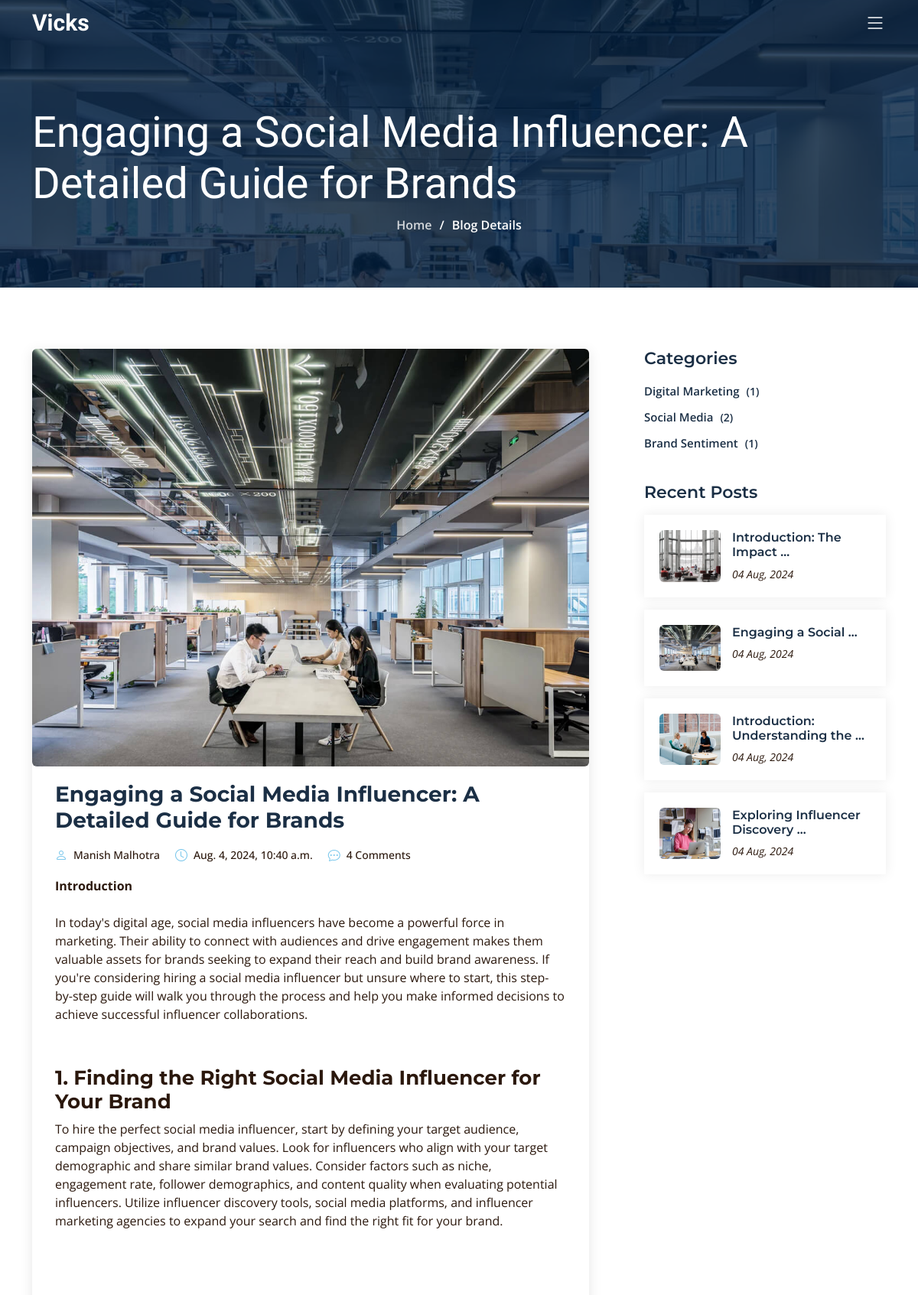
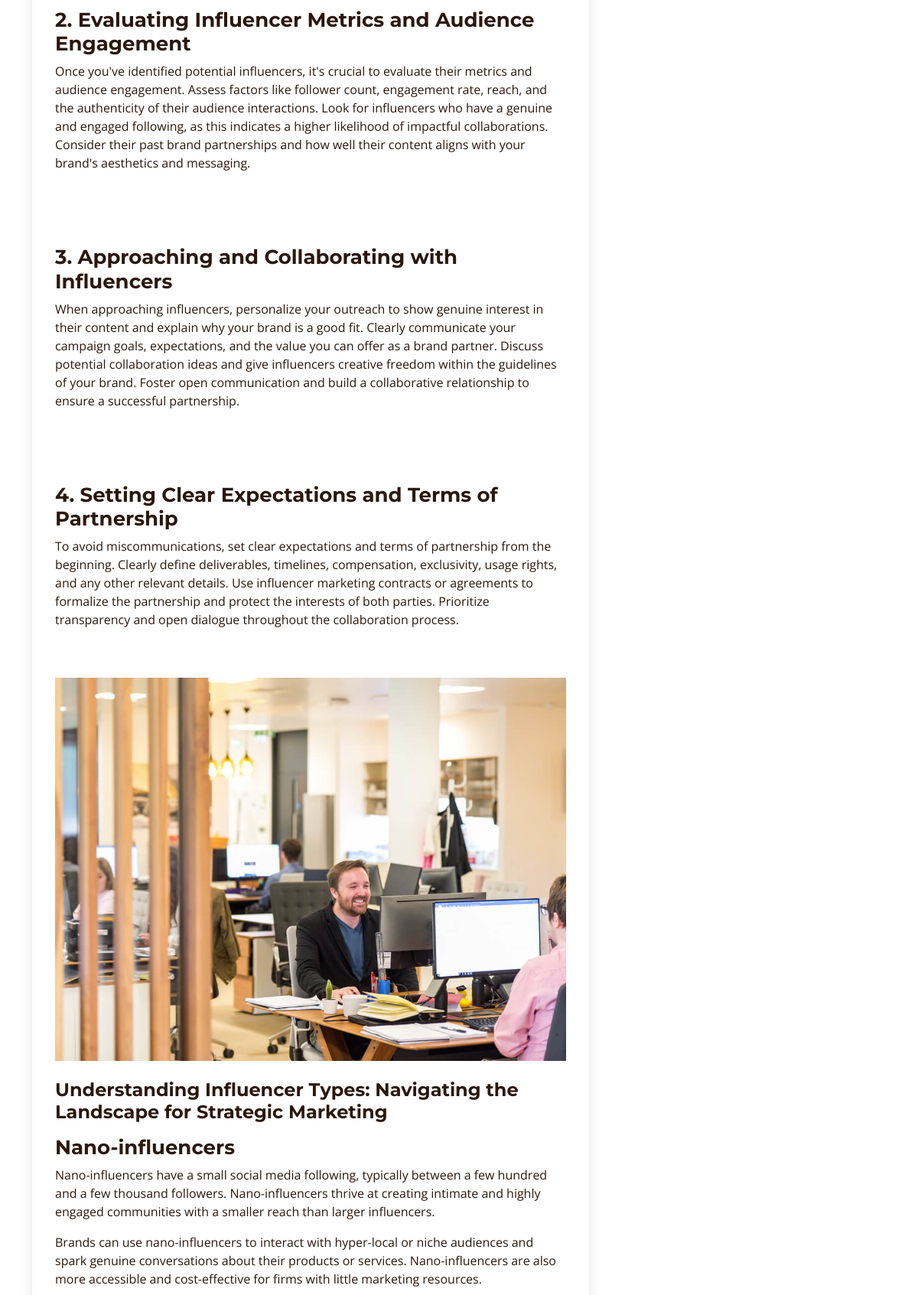
Page /blogs/engaging-a-social-media-influencer-a-detailed-guide-for-brands/ (upper part) on the committed database (2 pictures, top to bottom).
### blog/models.py (models this page shows, shortened)
class Article(models.Model):
    meta_title = models.CharField(max_length=255)
    meta_description = models.TextField()
    meta_keywords = models.TextField()
    article_slug = models.SlugField(unique=True, max_length=255)
    author_name = models.CharField(max_length=255)
    article_title_h1 = models.CharField(max_length=255)
    category_name = models.ForeignKey('BlogCategory', on_delete=models.CASCADE)
    article_short_description = models.CharField(max_length=200)
    article_date = models.DateTimeField(default=timezone.now, blank=True, null=True)
    thoughts = models.TextField()
    description = RichTextField()
    image = models.ImageField(upload_to='article_images/')

class ArticleDetails(models.Model):
    article = models.ForeignKey(Article, on_delete=models.CASCADE)
    title = models.CharField(max_length=255)
    description = RichTextField()
    image = models.ImageField(upload_to='article_images/')

class BlogCategory(models.Model):
    category_name = models.CharField(max_length=255)
    def article_count(self):
        return self.article_set.count()

### blog/views.py (the view)
# urls.py: path('blogs/<slug:article_slug>/', blog_views.blog_details, name='article_detail'),
def blog_details(request, article_slug):
    article = get_object_or_404(Article, article_slug=article_slug)
    recent_posts = Article.objects.all().order_by('-article_date')[:10]
    categories = BlogCategory.objects.all()
    footer = Footer.objects.first()
    comments = article.comments.filter(active=True)
    new_comment = None
    if request.method == 'POST':
        comment_form = CommentForm(data=request.POST)
        if comment_form.is_valid():
            new_comment = comment_form.save(commit=False)
            new_comment.article = article
            new_comment.save()
            return redirect('article_detail', article_slug=article_slug)
    else:
        comment_form = CommentForm()
    try:
        seo_meta = SEOmeta.objects.get(page_name='blog_details')
    except SEOmeta.DoesNotExist:
        seo_meta = None
    return render(request, 'blog-details.html', {
        'article': article,
        'recent_posts': recent_posts,
        'comments': comments,
        'categories': categories,
        'new_comment': new_comment,
        'comment_form': comment_form,
        'seo_meta': seo_meta,
        'footer': footer,
    })

### blog/templates/blog-details.html (shortened to what this page needs)
{% extends "base.html" %}
{% load static %}
{% block content %}
<div class="breadcrumbs d-flex align-items-center" style="background-image: url('{{ article.image.url }}');">
  <div class="container position-relative d-flex flex-column align-items-center">
    <h2>{{ article.article_title_h1 }}</h2>
    <ol>
      <li><a href="/">Home</a></li>
      <li>Blog Details</li>
    </ol>
  </div>
</div>
<section id="blog" class="blog">
  <div class="container" data-aos="fade-up">
    <div class="row g-5">
      <div class="col-lg-8" data-aos="fade-up" data-aos-delay="200">
        <article class="blog-details">
          <div class="post-img">
            <img src="{{ article.image.url }}" alt="{{ article.article_title_h1 }}" class="img-fluid rounded">
          </div>
          <h2 class="title">{{ article.article_title_h1 }}</h2>
          <div class="meta-top">
            <ul>
              <li class="d-flex align-items-center"><i class="bi bi-person"></i> <a href="#">{{ article.author_name }}</a></li>
              <li class="d-flex align-items-center"><i class="bi bi-clock"></i> <a href="#"><time datetime="{{ article.article_date }}">{{ article.article_date }}</time></a></li>
              <li class="d-flex align-items-center"><i class="bi bi-chat-dots"></i> <a href="#">{{ comments.count }} Comments</a></li>
            </ul>
          </div>
          <div class="content">
            {{ article.description|safe }}
          </div>
          <br><br>
          {% for detail in article.articledetails_set.all %}
          {% if detail.image %}
          <img src="{{ detail.image.url }}" class="img-fluid" alt="">
          {% endif %}
          <br><br>
          <h3>{{ detail.title }}</h3>
          <p>{{ detail.description|safe }}</p>
          {% endfor %}
        </article>
      </div>
      <div class="col-lg-4" data-aos="fade-up" data-aos-delay="400">
        <div class="sidebar ps-lg-4">
          <div class="sidebar-item categories">
              <h3 class="sidebar-title">Categories</h3>
              <ul class="mt-3">
                  {% for category in categories %}
                      {% if category.article_count %}
                        <li><a href="/category/{{ category.category_name }}/">{{ category.category_name }} <span>({{ category.article_count }})</span></a></li>
                      {% endif %}
                  {% endfor %}
              </ul>
          </div>
          <div class="sidebar-item recent-posts">
            <h3 class="sidebar-title">Recent Posts</h3>
            <div class="mt-3">
              {% for recent_post in recent_posts %}
              <div class="post-item mt-3">
                <img src="{{ recent_post.image.url }}" alt="" class="flex-shrink-0">
                <div>
                  <h4><a href="{% url 'article_detail' recent_post.article_slug %}">{{ recent_post.article_title_h1|truncatewords:3 }}</a></h4>
                  <time datetime="{{ recent_post.article_date }}">{{ recent_post.article_date|date:"d M, Y" }}</time>
                </div>
              </div>
              {% endfor %}
            </div>
          </div>
        </div>
      </div>
    </div>
  </div>
</section>
{% endblock %}

### blog/static/assets/css/main.css (style rules this page uses)
:root { --font-default: "Open Sans", system-ui, -apple-system, "Segoe UI", Roboto, "Helvetica Neue", Arial, "Noto Sans", "Liberation Sans", sans-serif, "Apple Color Emoji", "Segoe UI Emoji", "Segoe UI Symbol", "Noto Color Emoji"; --font-primary: "Montserrat", sans-serif; --font-secondary: "Raleway", sans-serif; }
:root { --color-default: #2b180d; --color-primary: #04203f; --color-secondary: #1b2f45; }
:root { scroll-behavior: smooth; }
body { font-family: var(--font-default); color: var(--color-default); }
a { color: var(--color-primary); text-decoration: none; transition: 0.3s; }
h1, h2, h3, h4, h5, h6 { font-family: var(--font-primary); font-weight: bold; }
h2 { font-size: 26px; }
h3 { font-size: 24px; }
h4 { font-size: 20px; }
section { overflow: hidden; padding: 80px 0; }
.breadcrumbs { padding: 140px 0 60px 0; min-height: 30vh; position: relative; background-size: cover; background-position: center; background-repeat: no-repeat; }
.breadcrumbs:before { content: ""; background-color: rgb(0 29 61 / 80%); position: absolute; inset: 0; }
.breadcrumbs h2 { font-size: 56px; font-weight: 500; color: #fff; font-family: var(--font-secondary); }
.breadcrumbs ol { display: flex; flex-wrap: wrap; list-style: none; padding: 0 0 10px 0; margin: 0; font-size: 16px; font-weight: 600; color: var(--color-primary); }
.breadcrumbs ol a { color: rgba(255, 255, 255, 0.8); transition: 0.3s; }
.breadcrumbs ol li+li { padding-left: 10px; color: #fff; }
.breadcrumbs ol li+li::before { display: inline-block; padding-right: 10px; color: #fff; content: "/"; }
.blog .blog-details { box-shadow: 0 4px 16px rgba(0, 0, 0, 0.1); padding: 30px; }
.blog .blog-details .post-img { margin: -30px -30px 20px -30px; overflow: hidden; }
.blog .blog-details .title { font-size: 28px; font-weight: 700; padding: 0; margin: 20px 0 0 0; color: var(--color-secondary); }
.blog .blog-details .content { margin-top: 20px; }
.blog .blog-details .meta-top { margin-top: 20px; color: var(--color-gray); }
.blog .blog-details .meta-top ul { display: flex; flex-wrap: wrap; list-style: none; align-items: center; padding: 0; margin: 0; }
.blog .blog-details .meta-top ul li+li { padding-left: 20px; }
.blog .blog-details .meta-top i { font-size: 16px; margin-right: 8px; line-height: 0; color: rgba(86, 184, 230, 0.8); }
.blog .blog-details .meta-top a { color: var(--color-gray); font-size: 14px; display: inline-block; line-height: 1; font-weight: 500; }
.blog .sidebar .sidebar-title { font-size: 22px; font-weight: 600; padding: 0; margin: 0; color: var(--color-secondary); }
.blog .sidebar .sidebar-item+.sidebar-item { margin-top: 40px; }
.blog .sidebar .categories ul { list-style: none; padding: 0; }
.blog .sidebar .categories ul li+li { padding-top: 10px; }
.blog .sidebar .categories ul a { color: var(--color-secondary); font-size: 15px; font-weight: 600; }
.blog .sidebar .categories ul a span { padding-left: 5px; color: rgba(var(--color-default-rgb), 0.4); font-size: 14px; }
.blog .sidebar .recent-posts .post-item { display: flex; box-shadow: 0px 0 15px rgba(0, 0, 0, 0.08); padding: 20px; }
.blog .sidebar .recent-posts .post-item+.post-item { margin-top: 15px; }
.blog .sidebar .recent-posts img { width: 80px; margin-right: 15px; border-radius: 6px; }
.blog .sidebar .recent-posts h4 { font-size: 16px; font-weight: 600; }
.blog .sidebar .recent-posts h4 a { color: var(--color-secondary); transition: 0.3s; }
.blog .sidebar .recent-posts time { display: block; font-style: italic; font-size: 14px; color: rgba(var(--color-default-rgb), 0.4); }

### rows in the picture
Article: image (picture), article_title_h1 "Engaging a Social Media Influencer: A Detailed Guide for Brands", author_name "Manish Malhotra", article_date "Aug. 4, 2024, 10:40 a.m.", description "Introduction In today's digital age, social media influencers have become a powerful force in marketing. Their ability to connect with audiences and drive engagement makes them valuable assets for brands seeking to expand their reach and build brand awareness. If you're considering hiring a social media influencer but unsure where to start, this step-by-step guide will walk you through the process and help you make informed decisions to achieve successful influencer collaborations. 1. Finding the Right Social Media Influencer for Your Brand To hire the perfect social media influencer, start by defining your target audience, campaign objectives, and brand values. Look for influencers who…", article_title_h1 "Engaging a Social …", article_date "04 Aug, 2024"
ArticleDetails: image (picture), title "Understanding Influencer Types: Navigating the Landscape for Strategic Marketing", description "Nano-influencers Nano-influencers have a small social media following, typically between a few hundred and a few thousand followers. Nano-influencers thrive at creating intimate and highly engaged communities with a smaller reach than larger influencers. Brands can use nano-influencers to interact with hyper-local or niche audiences and spark genuine conversations about their products or services. Nano-influencers are also more accessible and cost-effective for firms with little marketing resources."
BlogCategory: category_name "Digital Marketing", article_count "1"
BlogCategory: category_name "Social Media", article_count "2"
BlogCategory: category_name "Brand Sentiment", article_count "1"
Article: image (picture), article_title_h1 "Introduction: The Impact …", article_date "04 Aug, 2024"
Article: image (picture), article_title_h1 "Introduction: Understanding the …", article_date "04 Aug, 2024"
Article: image (picture), article_title_h1 "Exploring Influencer Discovery …", article_date "04 Aug, 2024"

### other values in the picture
{{ comments.count }} "4"
